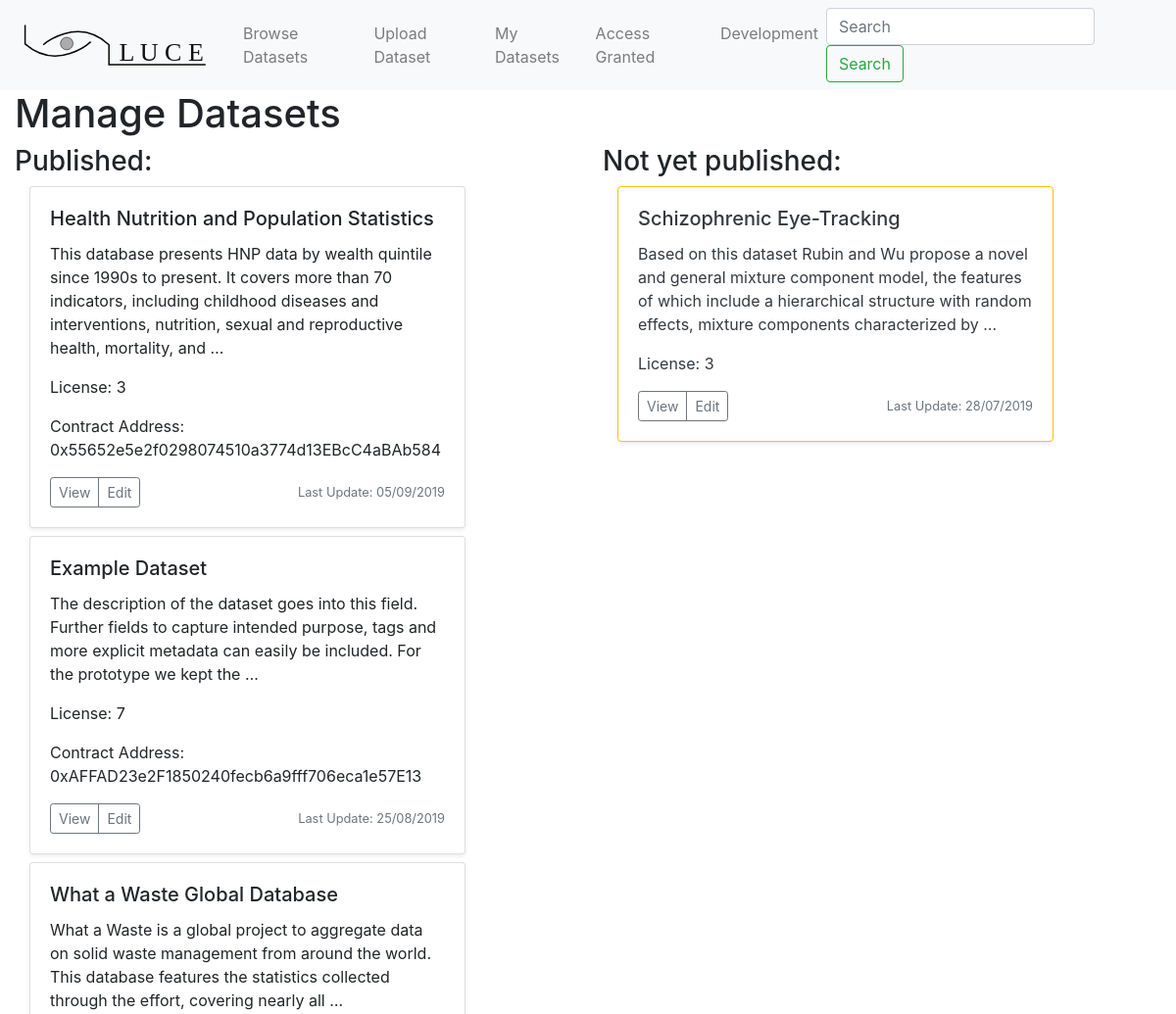
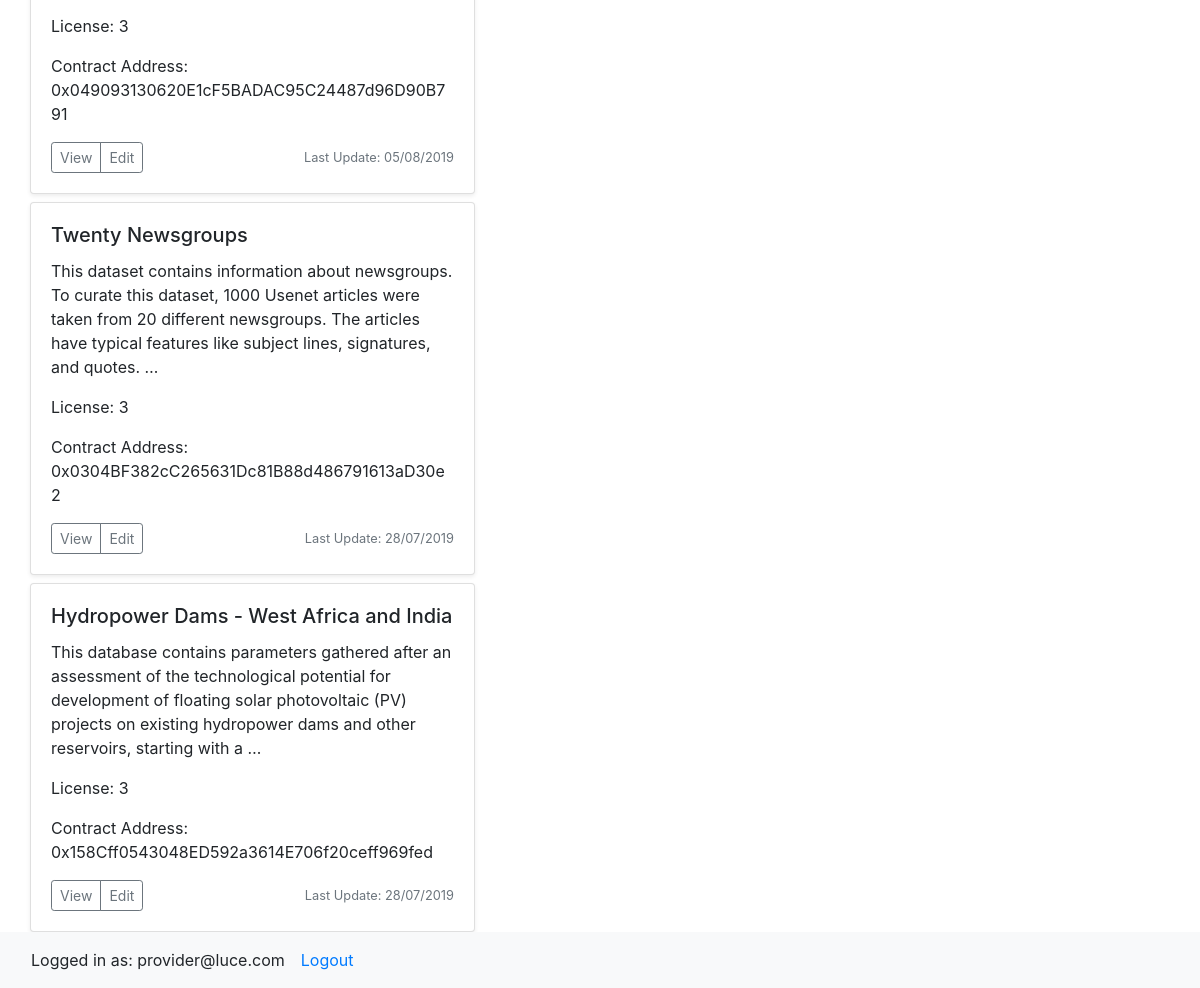
/my_data/ (signed in), run on the app's committed database (2 pictures, top to bottom).
### datastore/models.py (models this page shows, shortened)
class Dataset(models.Model):
    title           = models.CharField(max_length=120)
    description     = models.TextField(null=True, blank=True)
    license         = models.IntegerField() # encoded as integer
    file            = models.FileField(upload_to='files/', blank=True, null=True)
    owner           = models.CharField(max_length=120) # owner username/email
    owner_address   = models.CharField(max_length=180) # msg.sender
    contract_address= models.CharField(max_length=180) # address of smart contract
    published       = models.BooleanField(default = False)
    access_granted  = models.ManyToManyField(User, related_name='datasets_accessible')
    created_by      = models.ForeignKey(User, default=1, null=True, on_delete=models.SET_NULL, related_name='datasets_owned')
    timestamp       = models.DateTimeField(auto_now_add=True)
    updated         = models.DateTimeField(auto_now=True)
    objects         = DatasetManager()
    def get_absolute_url(self):
        return f"/data/{self.pk}"
    def get_edit_url(self):
        return f"/data/{self.pk}/edit"
    class Meta:
        ordering = ['-updated', '-timestamp']

### accounts/models.py (models this page shows, shortened)
class User(AbstractBaseUser):
    email = models.EmailField(
        verbose_name='email address',
        max_length=255,
        unique=True,
    )
    first_name 	= 	models.CharField(max_length=255, blank=True, null=True)
    last_name 	= 	models.CharField(max_length=255, blank=True, null=True)
    institution =	models.CharField(max_length=255, blank=True, null=True)
    ethereum_public_key 	=	models.CharField(max_length=255, blank=True, null=True)
    ethereum_private_key    =   models.CharField(max_length=255, blank=True, null=True)
    is_approved =  models.BooleanField(default=True) # True for now while developing..
    active = models.BooleanField(default=True)
    staff = models.BooleanField(default=False) # a admin user; non super-user
    admin = models.BooleanField(default=False) # a superuser
    USERNAME_FIELD = 'email'
    REQUIRED_FIELDS = ['first_name', 'last_name', 'institution']
    objects = UserManager()
    def __str__(self):
        return self.email
    @property
    def is_active(self):
        return self.active

### datastore/views.py (the view)
# urls.py: path('my_data/', my_data_view),
def my_data_view(request):
    head_title = "LUCE"
    qs = Dataset.objects.all()
    qs = qs.filter(created_by=request.user)
    context = {"head_title": head_title,
                "dataset_list": qs}
    template = 'data/my_data.html'
    return render(request, template, context)

### datastore/managers.py (called while the page is built)
    def get_queryset(self):
        return DatasetQuerySet(self.model, using=self._db)

### datastore/templates/data/my_data.html
{% extends "base.html" %}
{% block content %}
	<h1> Manage Datasets </h1>
		<div class='row'>
			<div class='col-md-6'>
				<h3> Published: </h3>
				{% for data in dataset_list %}
					{% if data.published %}
						{% include 'data/list-inline.html' with object=data %}
					{% endif %}
				{% endfor %}
				</div>
			<div class='col-md-6'>
				<h3> Not yet published: </h3>
				{% for data in dataset_list %}
					{% if not data.published %}
						{% include 'data/list-inline.html' with object=data description=True truncate=True %}
					{% endif %}
				{% endfor %}
			</div>
		</div>
{% endblock %}

### lucehome/templates/base.html (shortened to what this page needs)
<!doctype html>
<html lang="en">
  <head>
        <link rel="stylesheet" href="https://stackpath.bootstrapcdn.com/bootstrap/4.3.1/css/bootstrap.min.css">
  </head>
  <body>
        {% include 'navbar.html' %}
                <div class='container-fluid pb-5'>
                    {% block content %}{% endblock %}
                </div>
        <nav class="navbar fixed-bottom navbar-light bg-light">
            {% if user.is_authenticated %}
                <a class="col-auto pr-0 mr-0 navbar-text">Logged in as: {{ user }}</a>
                <a class="col nav-item nav-link" href="/logout">Logout</a>
            {% else %}
                <a class=" col-auto navbar-text" href="/login">Not logged in</a>
            {% endif %}
        </nav>
  </body>
</html>

### datastore/templates/data/list-inline.html
<div class='col-12 col-md-10 mb-2 mt-2'>
	<div class='card shadow-sm {% if not object.published %} border border-warning text-dark  {% endif %}' >
			      <div class="card-body">
			        <h5 class="card-title"> {{ object.title }} {% if dataset.file %} (File) {% endif %} </h5>
			        <p class="card-text"> {{ object.description|truncatewords:30 }} </p>
			        <p class="card-text"> License: {{ object.license }} </p>
			        {% if object.published %}
			        <p class="card-text"> Contract Address: {{ object.contract_address }} </p>
			   		{% endif %}
			              <div class="d-flex justify-content-between align-items-center">
			                <div class="btn-group">
			                  <button type="button" class="btn btn-sm btn-outline-secondary" onclick="window.location.href='{{ object.get_absolute_url }} '">View</button>
			                  <button type="button" class="btn btn-sm btn-outline-secondary" onclick="window.location.href='{{ object.get_edit_url }} '">Edit</button>
			                </div>
			                <small class="text-muted"> Last Update: {{ object.updated|date:"d/m/Y" }}</small>
			              </div>
			      </div>
	</div>
</div>

### data on the page
Dataset: title "Health Nutrition and Population Statistics", description "This database presents HNP data by wealth quintile since 1990s to present. It covers more than 70 indicators, including childhood diseases and interventions, nutrition, sexual and reproductive health, mortality, and …", license "3", contract_address "0x55652e5e2f0298074510a3774d13EBcC4aBAb584", updated "05/09/2019"
Dataset: title "Example Dataset", description "The description of the dataset goes into this field. Further fields to capture intended purpose, tags and more explicit metadata can easily be included. For the prototype we kept the …", license "7", contract_address "0xAFFAD23e2F1850240fecb6a9fff706eca1e57E13", updated "25/08/2019"
Dataset: title "What a Waste Global Database", description "What a Waste is a global project to aggregate data on solid waste management from around the world. This database features the statistics collected through the effort, covering nearly all …", license "3", contract_address "0x049093130620E1cF5BADAC95C24487d96D90B791", updated "05/08/2019"
Dataset: title "Twenty Newsgroups", description "This dataset contains information about newsgroups. To curate this dataset, 1000 Usenet articles were taken from 20 different newsgroups. The articles have typical features like subject lines, signatures, and quotes. …", license "3", contract_address "0x0304BF382cC265631Dc81B88d486791613aD30e2", updated "28/07/2019"
Dataset: title "Hydropower Dams - West Africa and India", description "This database contains parameters gathered after an assessment of the technological potential for development of floating solar photovoltaic (PV) projects on existing hydropower dams and other reservoirs, starting with a …", license "3", contract_address "0x158Cff0543048ED592a3614E706f20ceff969fed", updated "28/07/2019"
Dataset: title "Schizophrenic Eye-Tracking", description "Based on this dataset Rubin and Wu propose a novel and general mixture component model, the features of which include a hierarchical structure with random effects, mixture components characterized by …", license "3", updated "28/07/2019"
User: email "provider@luce.com"
